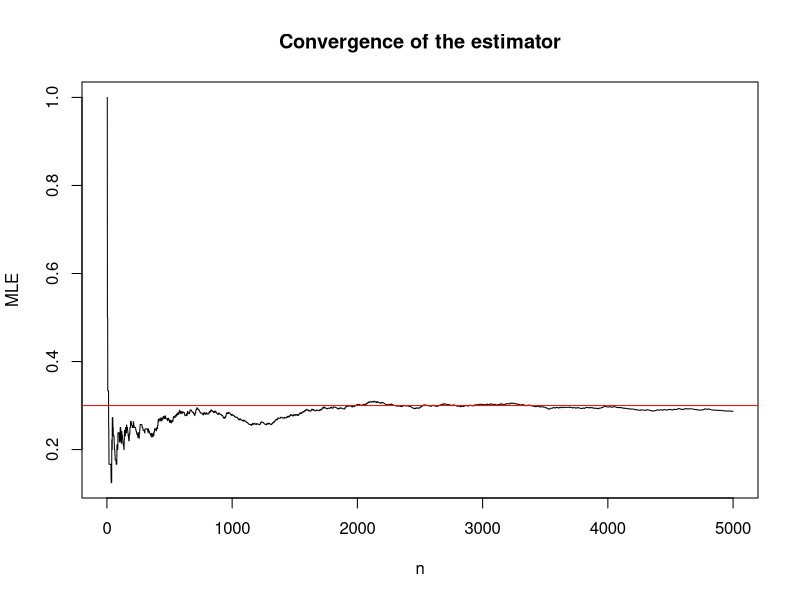

Reproduce this figure in R.
#Q1b

pAD=0.3 # hence 0.7 prob to stay awayke
pDS=0.3
pDA=0.6 # hence 0.1 proba to stay drowsy

pSD=0.3 # hence 0.7 prob to stay sleeping

p=c(pAD,pDS,pDA,pSD)

Sleep_model=function(x0,p,n)
{
  pAD=p[1]
  pDS=p[2]
  pDA=p[3]
  pSD=p[4]
  
  X=rep(0,n)
  before=x0
  for(i in 1:n)
  {
    U=runif(1) # take a uniform (will be used to know to which state I go)
    if(before=='A')
    {
      if(U<pAD)
      {
        X[i]='D'
      }else{
        X[i]='A'
      }
    }  
    if(before=='D')
    {
      if(U<pDS)
      {
        X[i]='S'
      }else{
        if((U>pDS)&(U<(pDS+pDA)))
        {
          X[i]='A'
        }else{
          X[i]='D'
        }  
      }
    }
    if(before=='S')
    {
      if(U<pSD)
      {
        X[i]='D'
      }else{
        X[i]='S'
      }
    } 
    before=X[i]
  }
  return(X)
}

X=Sleep_model('A',p,100)

#1d/

# let us make a function that counts the transitions DS and the states D and therefore computes the MLE


MLE=function(X)
{
  before=X[1]
  n=length(X)
  countDS=0
  countD=0
  for(i in 2:n)
  {
    if(before=='D')
    {
      countD=countD+1
      
      if(X[i]=='S')
      {
        countDS=countDS+1
      }
    }
    before=X[i]
  }
  MLE=countDS/countD
  return(MLE)
}

Nsim=5000
X=Sleep_model('A',p,Nsim)


pDS_hat=rep(0,Nsim-1)
for(j in 2:Nsim)
{
  Xtrunc=X[1:j]
  pDS_hat[j-1]=MLE(Xtrunc)
}

plot(1:length(pDS_hat),pDS_hat,type='l',ylab='MLE',xlab='n',main='Convergence of the estimator')
abline(h=pDS,col='red')
